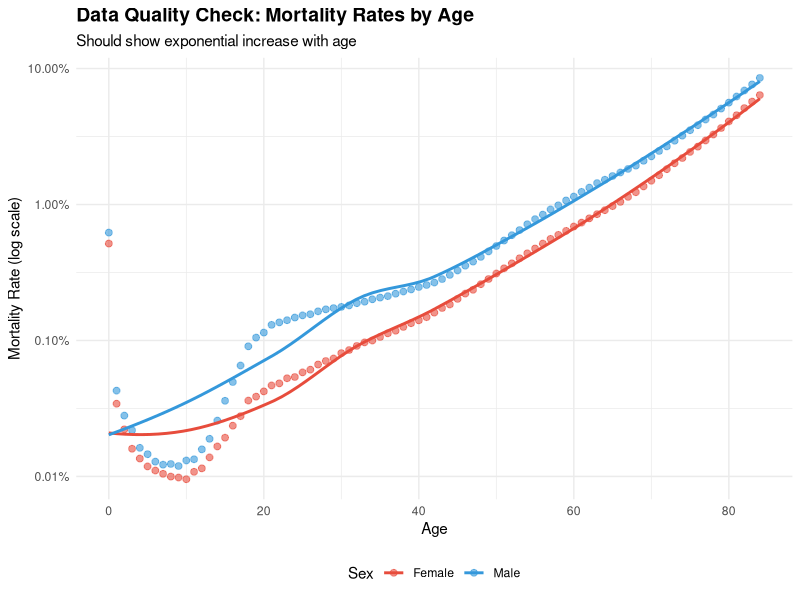
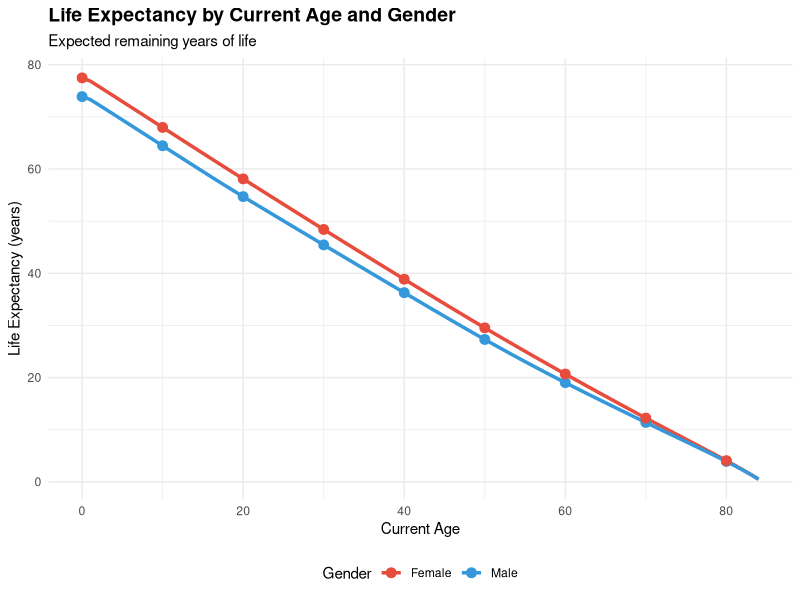
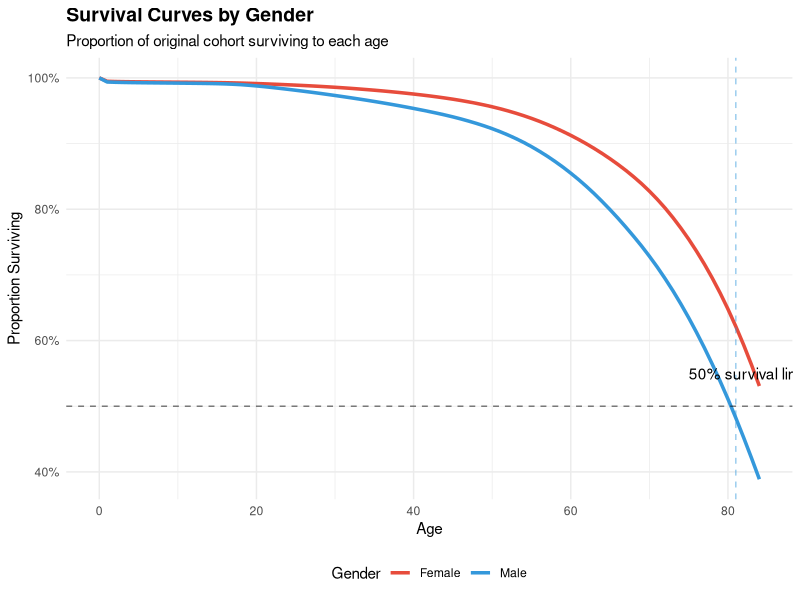
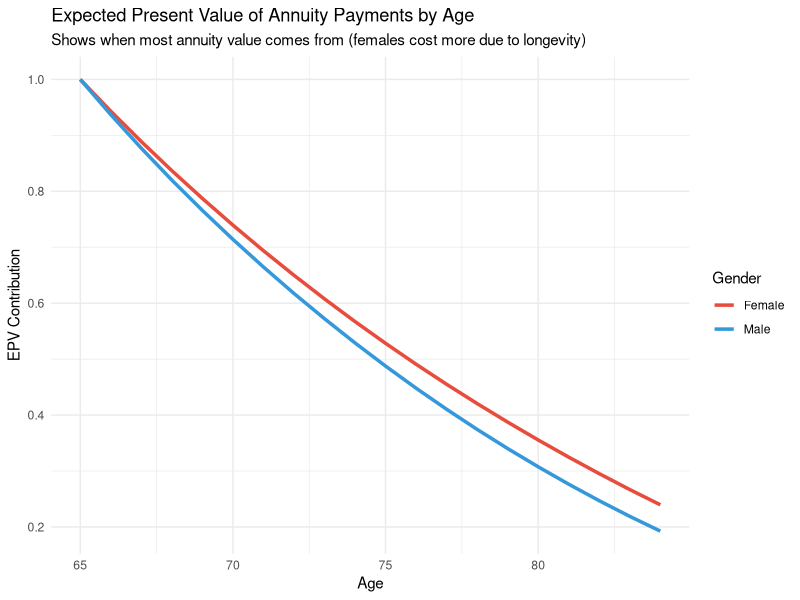
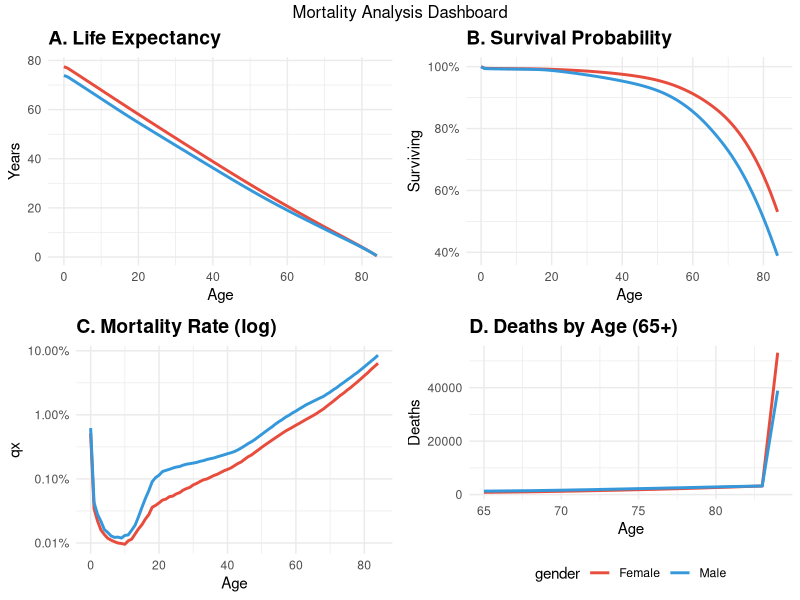
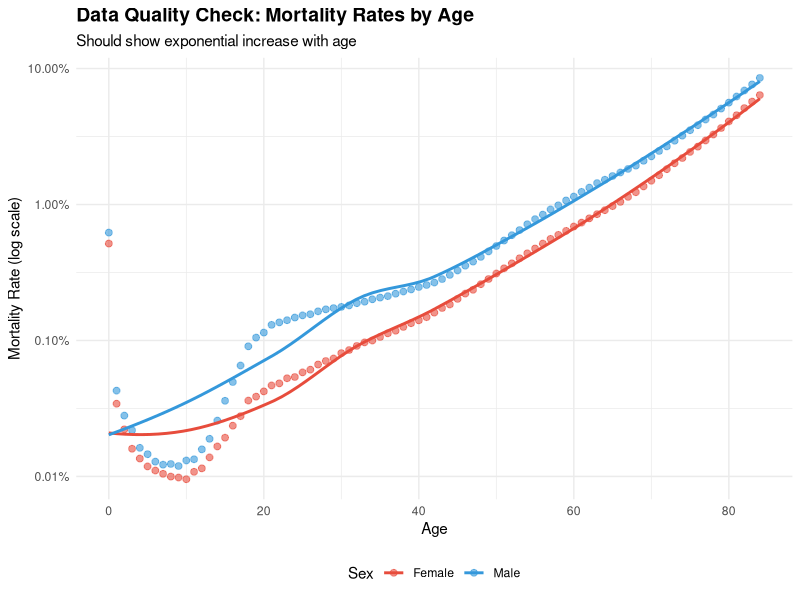
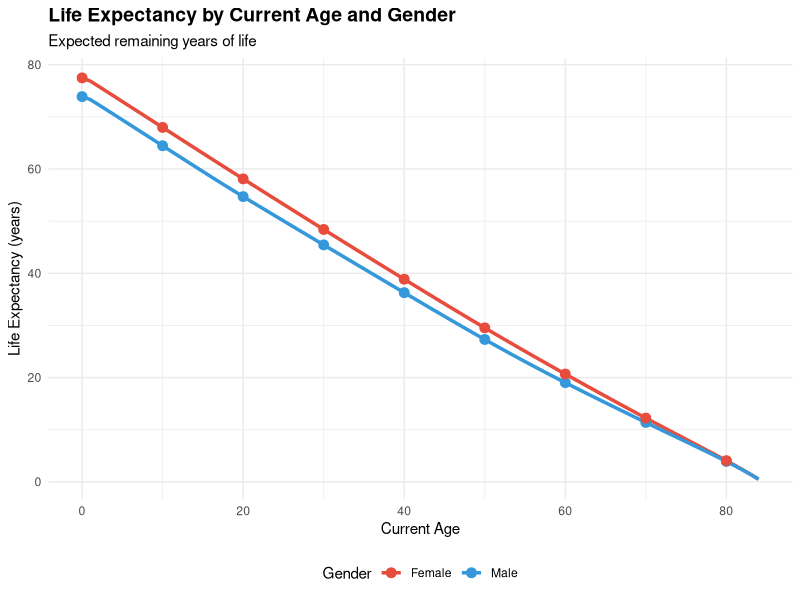
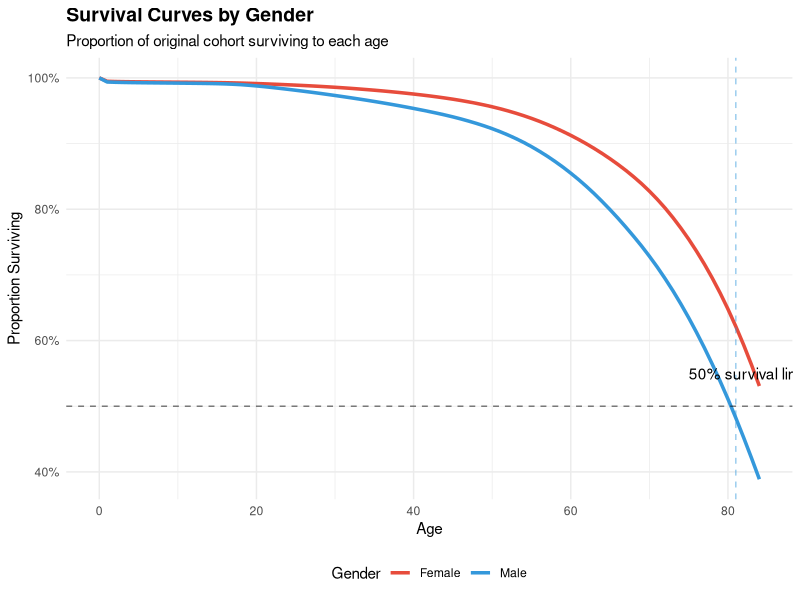

Generate these figures, in order, with R:
# MORTALITY ANALYSIS AND LIFE TABLE CONSTRUCTION
# Complete analysis from raw CDC data to actuarial calculations
# Author: Lavanya Khurana
# Date: December 2025

# ==============================================================================
# SECTION 1: SETUP AND LIBRARIES
# ==============================================================================
#loading libraries 
library(tidyverse)
library(ggplot2)
library(scales)
library(viridis)
library(gridExtra)
library(knitr)
library(kableExtra)

#Setting working directory
setwd("C:/Lavanya Code/projects/Mortality Analysis")

# Set plot theme
theme_set(theme_minimal() +
            theme(plot.title = element_text(size = 14, face = "bold"),
                  axis.title = element_text(size = 11),
                  legend.position = "bottom"))

# ==============================================================================
# SECTION 2: DATA LOADING AND CLEANING
# ==============================================================================

# Read the data (adjust filename as needed)
# If you saved it as CSV, use read.csv()
# If pasted in Excel and saved as txt, use read.delim()

#Loading mortality data
mortality_raw <- read.csv("cdc_mortality_data.csv", stringsAsFactors = FALSE)


# Clean column names
names(mortality_raw) <- c("Notes", "Year", "Year_Code", "Age_Label", 
                          "Age", "Sex", "Sex_Code", "Deaths", 
                          "Population", "Crude_Rate")

# Data cleaning and processing
mortality_clean <- mortality_raw %>%
  # Remove notes column
  select(-Notes, -Year_Code, -Sex_Code, -Age_Label) %>%
  # Convert to numeric (handle "< 1 year" notation)
  mutate(
    Age = case_when(
      grepl("<", Age) ~ 0,
      grepl("year", Age) ~ as.numeric(gsub("[^0-9]", "", Age)),
      TRUE ~ as.numeric(Age)
    ),
    Deaths = as.numeric(gsub(",", "", Deaths)),
    Population = as.numeric(gsub(",", "", Population)),
    Year = as.numeric(Year)
  ) %>%
  # Remove any rows with missing data
  filter(!is.na(Age) & !is.na(Deaths) & !is.na(Population)) %>%
  # Calculate mortality rate
  mutate(
    mortality_rate = Deaths / Population,
    mortality_rate = pmin(mortality_rate, 1.0)
  ) %>%
  # Filter to reasonable age range
  filter(Age >= 0 & Age <= 100)

# Average across years for more stable estimates
mortality_avg <- mortality_clean %>%
  group_by(Age, Sex) %>%
  summarize(
    Deaths = mean(Deaths, na.rm = TRUE),
    Population = mean(Population, na.rm = TRUE),
    mortality_rate = mean(mortality_rate, na.rm = TRUE),
    .groups = "drop"
  )

cat("Data loaded successfully!\n")
cat(paste("Total observations:", nrow(mortality_clean), "\n"))
cat(paste("Years covered:", paste(unique(mortality_clean$Year), collapse = ", "), "\n"))
cat(paste("Age range:", min(mortality_clean$Age), "to", max(mortality_clean$Age), "\n\n"))

# Quick visualization to verify data quality
p_check <- ggplot(mortality_avg, aes(x = Age, y = mortality_rate, color = Sex)) +
  geom_point(alpha = 0.6, size = 2) +
  geom_smooth(se = FALSE, linewidth = 1) +
  scale_y_log10(labels = percent_format()) +
  labs(title = "Data Quality Check: Mortality Rates by Age",
       subtitle = "Should show exponential increase with age",
       x = "Age", y = "Mortality Rate (log scale)") +
  scale_color_manual(values = c("Female" = "#e74c3c", "Male" = "#3498db"))

print(p_check)
ggsave("01_data_quality_check.png", width = 10, height = 6, dpi = 300)

# ==============================================================================
# SECTION 3: LIFE TABLE CONSTRUCTION
# ==============================================================================

build_life_table <- function(mortality_rates, initial_cohort = 100000) {
  n_ages <- length(mortality_rates)
  
  life_table <- data.frame(
    age = 0:(n_ages - 1),
    qx = mortality_rates,
    lx = numeric(n_ages),
    dx = numeric(n_ages),
    px = 1 - mortality_rates,
    Lx = numeric(n_ages),
    Tx = numeric(n_ages),
    ex = numeric(n_ages)
  )
  
  # lx: survivors at each age
  life_table$lx[1] <- initial_cohort
  for (i in 1:(n_ages - 1)) {
    life_table$dx[i] <- life_table$lx[i] * life_table$qx[i]
    life_table$lx[i + 1] <- life_table$lx[i] - life_table$dx[i]
  }
  life_table$dx[n_ages] <- life_table$lx[n_ages]
  
  # Lx: person-years lived
  for (i in 1:(n_ages - 1)) {
    life_table$Lx[i] <- (life_table$lx[i] + life_table$lx[i + 1]) / 2
  }
  life_table$Lx[n_ages] <- life_table$lx[n_ages] * 0.5
  
  # Tx: total person-years remaining
  life_table$Tx[n_ages] <- life_table$Lx[n_ages]
  for (i in (n_ages - 1):1) {
    life_table$Tx[i] <- life_table$Tx[i + 1] + life_table$Lx[i]
  }
  
  # ex: life expectancy
  life_table$ex <- life_table$Tx / life_table$lx
  
  return(life_table)
}

# Build separate life tables
life_table_male <- mortality_avg %>%
  filter(Sex == "Male") %>%
  arrange(Age) %>%
  pull(mortality_rate) %>%
  build_life_table()
life_table_male$gender <- "Male"

life_table_female <- mortality_avg %>%
  filter(Sex == "Female") %>%
  arrange(Age) %>%
  pull(mortality_rate) %>%
  build_life_table()
life_table_female$gender <- "Female"

life_table_combined <- bind_rows(life_table_male, life_table_female)

# Display key results
cat("\n=== LIFE TABLE SUMMARY ===\n")
summary_table <- life_table_combined %>%
  filter(age %in% c(0, 20, 40, 60, 65, 80)) %>%
  select(age, gender, qx, lx, ex) %>%
  pivot_wider(names_from = gender, values_from = c(qx, lx, ex))

print(kable(summary_table, digits = 2, format.args = list(big.mark = ",")))

# Save life tables
write.csv(life_table_male, "life_table_male.csv", row.names = FALSE)
write.csv(life_table_female, "life_table_female.csv", row.names = FALSE)
cat("\nLife tables saved to CSV files.\n")

# ==============================================================================
# SECTION 4: LIFE EXPECTANCY ANALYSIS
# ==============================================================================

# Visualization: Life expectancy by age
p1 <- ggplot(life_table_combined, aes(x = age, y = ex, color = gender)) +
  geom_line(linewidth = 1.2) +
  geom_point(data = life_table_combined %>% filter(age %% 10 == 0), size = 3) +
  labs(title = "Life Expectancy by Current Age and Gender",
       subtitle = "Expected remaining years of life",
       x = "Current Age", y = "Life Expectancy (years)", color = "Gender") +
  scale_color_manual(values = c("Male" = "#3498db", "Female" = "#e74c3c"))

print(p1)
ggsave("02_life_expectancy_by_age.png", width = 10, height = 6, dpi = 300)

# Key statistics
cat("\n=== KEY LIFE EXPECTANCY FINDINGS ===\n")
cat(sprintf("Life expectancy at birth (e0):\n"))
cat(sprintf("  Males:   %.1f years\n", life_table_male$ex[1]))
cat(sprintf("  Females: %.1f years\n", life_table_female$ex[1]))
cat(sprintf("  Gap:     %.1f years (%.1f%% difference)\n", 
            life_table_female$ex[1] - life_table_male$ex[1],
            ((life_table_female$ex[1] - life_table_male$ex[1]) / life_table_male$ex[1]) * 100))

cat(sprintf("\nLife expectancy at age 65 (retirement):\n"))
cat(sprintf("  Males:   %.1f more years (live to age %.1f)\n", 
            life_table_male$ex[66], 65 + life_table_male$ex[66]))
cat(sprintf("  Females: %.1f more years (live to age %.1f)\n", 
            life_table_female$ex[66], 65 + life_table_female$ex[66]))

# ==============================================================================
# SECTION 5: SURVIVAL CURVES
# ==============================================================================

# Calculate median lifespan
cat("\n=== DEBUGGING SURVIVAL RATES ===\n")
cat("Last few ages in male table:\n")
print(tail(life_table_male %>% mutate(survival_pct = lx/100000) %>% select(age, lx, survival_pct), 10))
cat("\nLast few ages in female table:\n")
print(tail(life_table_female %>% mutate(survival_pct = lx/100000) %>% select(age, lx, survival_pct), 10))

# Robust median calculation
calc_median <- function(life_table) {
  candidate <- life_table %>%
    filter(lx / 100000 <= 0.5) %>%
    slice(1) %>%
    pull(age)
  
  if(length(candidate) == 0) {
    # If no age reaches 50% mortality, find closest
    min_survival <- min(life_table$lx / 100000)
    cat(sprintf("  Warning: Survival never drops below 50%%. Minimum survival: %.1f%%\n", 
                min_survival * 100))
    return(NA)
  }
  return(candidate)
}

median_male <- calc_median(life_table_male)
median_female <- calc_median(life_table_female)

# Survival curve visualization (with conditional median lines)
p2 <- ggplot(life_table_combined, aes(x = age, y = lx / 100000, color = gender)) +
  geom_line(linewidth = 1.2) +
  geom_hline(yintercept = 0.5, linetype = "dashed", alpha = 0.5)

# Only add median lines if they exist
if(!is.na(median_male)) {
  p2 <- p2 + geom_vline(xintercept = median_male, color = "#3498db", 
                        linetype = "dashed", alpha = 0.5)
}
if(!is.na(median_female)) {
  p2 <- p2 + geom_vline(xintercept = median_female, color = "#e74c3c", 
                        linetype = "dashed", alpha = 0.5)
}

p2 <- p2 +
  labs(title = "Survival Curves by Gender",
       subtitle = "Proportion of original cohort surviving to each age",
       x = "Age", y = "Proportion Surviving", color = "Gender") +
  scale_y_continuous(labels = percent_format()) +
  scale_color_manual(values = c("Male" = "#3498db", "Female" = "#e74c3c")) +
  annotate("text", x = 75, y = 0.55, label = "50% survival line", hjust = 0)

print(p2)
ggsave("03_survival_curves.png", width = 10, height = 6, dpi = 300)

cat(sprintf("\n=== MEDIAN LIFESPAN ===\n"))
if(!is.na(median_male) && !is.na(median_female)) {
  cat(sprintf("Age by which 50%% of cohort has died:\n"))
  cat(sprintf("  Males:   %d years\n", median_male))
  cat(sprintf("  Females: %d years\n", median_female))
} else {
  cat("Note: Data may not extend to ages where 50% mortality is reached.\n")
  if(!is.na(median_male)) cat(sprintf("  Males:   %d years\n", median_male))
  if(!is.na(median_female)) cat("  Females: Data insufficient\n")
}

# Quartile analysis with robust handling
calc_percentile <- function(lt, pct) {
  result <- lt %>% filter(lx / 100000 <= pct/100) %>% slice(1) %>% pull(age)
  if(length(result) == 0) return(NA)
  return(result)
}

quartiles <- data.frame(
  Percentile = c("25th (75% alive)", "50th (Median)", "75th (25% alive)"),
  Male = c(calc_percentile(life_table_male, 75),
           median_male,
           calc_percentile(life_table_male, 25)),
  Female = c(calc_percentile(life_table_female, 75),
             median_female,
             calc_percentile(life_table_female, 25))
)
quartiles$Gap <- quartiles$Female - quartiles$Male
quartiles$Note <- c("", 
                    ifelse(is.na(median_female), "Female exceeds data range (>84)", ""),
                    "")

cat("\nQuartile Analysis:\n")
print(kable(quartiles, digits = 0))

# ==============================================================================
# SECTION 6: ACTUARIAL PRESENT VALUES
# ==============================================================================

interest_rate <- 0.05
v <- 1 / (1 + interest_rate)

# Whole life insurance calculation
calc_life_insurance_pv <- function(life_table, v = 1/1.05) {
  lt <- life_table %>%
    mutate(
      death_prob = (lx / lx[1]) * qx,
      pv_factor = v^(age + 0.5),
      epv_contribution = death_prob * pv_factor
    )
  list(table = lt, total_epv = sum(lt$epv_contribution))
}

life_ins_male <- calc_life_insurance_pv(life_table_male, v)
life_ins_female <- calc_life_insurance_pv(life_table_female, v)

cat("\n=== ACTUARIAL PRESENT VALUES ===\n")
cat(sprintf("Present value of $1 whole life insurance (issued at birth):\n"))
cat(sprintf("  Males:   $%.4f (Fair premium: $%.2f per $1,000 coverage)\n", 
            life_ins_male$total_epv, life_ins_male$total_epv * 1000))
cat(sprintf("  Females: $%.4f (Fair premium: $%.2f per $1,000 coverage)\n", 
            life_ins_female$total_epv, life_ins_female$total_epv * 1000))
cat(sprintf("  Ratio:   %.2f%% (females pay %.1f%% less)\n", 
            (life_ins_female$total_epv / life_ins_male$total_epv) * 100,
            ((life_ins_male$total_epv - life_ins_female$total_epv) / life_ins_male$total_epv) * 100))

# Life annuity calculation
calc_annuity_pv <- function(life_table, v = 1/1.05, start_age = 65) {
  lt <- life_table %>%
    filter(age >= start_age) %>%
    mutate(
      survival_prob = lx / lx[age == start_age],
      pv_factor = v^(age - start_age),
      epv_contribution = survival_prob * pv_factor
    )
  list(table = lt, total_epv = sum(lt$epv_contribution))
}

annuity_male <- calc_annuity_pv(life_table_male, v, 65)
annuity_female <- calc_annuity_pv(life_table_female, v, 65)

cat(sprintf("\nPresent value of $1/year life annuity (starting at age 65):\n"))
cat(sprintf("  Males:   $%.2f\n", annuity_male$total_epv))
cat(sprintf("  Females: $%.2f\n", annuity_female$total_epv))
cat(sprintf("  Ratio:   %.2f%% (females cost %.1f%% more)\n", 
            (annuity_female$total_epv / annuity_male$total_epv) * 100,
            ((annuity_female$total_epv - annuity_male$total_epv) / annuity_male$total_epv) * 100))

cat(sprintf("\nTo fund $1,000/month ($12,000/year) pension starting at 65:\n"))
cat(sprintf("  Males:   $%s\n", format(round(annuity_male$total_epv * 12000), big.mark = ",")))
cat(sprintf("  Females: $%s\n", format(round(annuity_female$total_epv * 12000), big.mark = ",")))

# Visualize annuity EPV
annuity_viz <- bind_rows(
  annuity_male$table %>% mutate(gender = "Male"),
  annuity_female$table %>% mutate(gender = "Female")
)

p3 <- ggplot(annuity_viz, aes(x = age, y = epv_contribution, color = gender)) +
  geom_line(linewidth = 1.2) +
  labs(title = "Expected Present Value of Annuity Payments by Age",
       subtitle = "Shows when most annuity value comes from (females cost more due to longevity)",
       x = "Age", y = "EPV Contribution", color = "Gender") +
  scale_color_manual(values = c("Male" = "#3498db", "Female" = "#e74c3c")) +
  theme_minimal()

print(p3)
ggsave("04_annuity_epv_by_age.png", width = 10, height = 6, dpi = 300)

# ==============================================================================
# SECTION 7: COMPREHENSIVE DASHBOARD
# ==============================================================================

# Create 4-panel visualization
p_dash1 <- ggplot(life_table_combined, aes(x = age, y = ex, color = gender)) +
  geom_line(linewidth = 1) +
  labs(title = "A. Life Expectancy", x = "Age", y = "Years") +
  scale_color_manual(values = c("Male" = "#3498db", "Female" = "#e74c3c")) +
  theme(legend.position = "none")

p_dash2 <- ggplot(life_table_combined, aes(x = age, y = lx/100000, color = gender)) +
  geom_line(linewidth = 1) +
  scale_y_continuous(labels = percent_format()) +
  labs(title = "B. Survival Probability", x = "Age", y = "Surviving") +
  scale_color_manual(values = c("Male" = "#3498db", "Female" = "#e74c3c")) +
  theme(legend.position = "none")

p_dash3 <- ggplot(life_table_combined, aes(x = age, y = qx, color = gender)) +
  geom_line(linewidth = 1) +
  scale_y_log10(labels = percent_format()) +
  labs(title = "C. Mortality Rate (log)", x = "Age", y = "qx") +
  scale_color_manual(values = c("Male" = "#3498db", "Female" = "#e74c3c")) +
  theme(legend.position = "none")

p_dash4 <- ggplot(life_table_combined %>% filter(age >= 65), 
                  aes(x = age, y = dx, color = gender)) +
  geom_line(linewidth = 1) +
  labs(title = "D. Deaths by Age (65+)", x = "Age", y = "Deaths") +
  scale_color_manual(values = c("Male" = "#3498db", "Female" = "#e74c3c")) +
  theme(legend.position = "bottom")

dashboard <- grid.arrange(p_dash1, p_dash2, p_dash3, p_dash4, ncol = 2,
                          top = "Mortality Analysis Dashboard")
ggsave("05_mortality_dashboard.png", dashboard, width = 12, height = 10, dpi = 300)

# ==============================================================================
# SECTION 8: SUMMARY STATISTICS TABLE
# ==============================================================================

summary_stats <- data.frame(
  Metric = c("Life expectancy at birth", "Life expectancy at 65",
             "Median lifespan", "% surviving to 85",
             "Whole life insurance PV ($1)", "Life annuity PV ($1/yr at 65)"),
  Male = c(life_table_male$ex[1], life_table_male$ex[66], 
           ifelse(is.na(median_male), NA, median_male),
           ifelse(86 <= nrow(life_table_male), (life_table_male$lx[86] / 100000) * 100, NA),
           life_ins_male$total_epv, annuity_male$total_epv),
  Female = c(life_table_female$ex[1], life_table_female$ex[66], 
             ifelse(is.na(median_female), NA, median_female),
             ifelse(86 <= nrow(life_table_female), (life_table_female$lx[86] / 100000) * 100, NA),
             life_ins_female$total_epv, annuity_female$total_epv)
) %>%
  mutate(
    Gap = Female - Male,
    Pct_Diff = ifelse(!is.na(Male) & Male != 0, (Gap / Male) * 100, NA)
  )

cat("\n=== COMPREHENSIVE GENDER COMPARISON ===\n")
print(kable(summary_stats, digits = 2, format.args = list(big.mark = ",")))

# Save summary
write.csv(summary_stats, "mortality_summary_statistics.csv", row.names = FALSE)


# ==============================================================================
# SECTION 9: INSURANCE PRICING EXAMPLES
# ==============================================================================

cat("\n\n=== PRACTICAL INSURANCE EXAMPLES ===\n")
cat("\n1. LIFE INSURANCE PRICING:\n")
cat(sprintf("$250,000 whole life policy issued at birth (with 30%% loading):\n"))
cat(sprintf("  Male fair premium:   $%s\n", 
            format(round(life_ins_male$total_epv * 250000), big.mark = ",")))
cat(sprintf("  Male loaded premium: $%s\n", 
            format(round(life_ins_male$total_epv * 250000 * 1.3), big.mark = ",")))
cat(sprintf("  Female fair premium:   $%s\n", 
            format(round(life_ins_female$total_epv * 250000), big.mark = ",")))
cat(sprintf("  Female loaded premium: $%s (saves $%s)\n", 
            format(round(life_ins_female$total_epv * 250000 * 1.3), big.mark = ","),
            format(round((life_ins_male$total_epv - life_ins_female$total_epv) * 250000 * 1.3), big.mark = ",")))

cat("\n3. PENSION ANNUITY PRICING:\n")
cat(sprintf("$60,000/year pension starting at age 65:\n"))
cat(sprintf("  Male lump sum needed:   $%s\n", 
            format(round(annuity_male$total_epv * 60000), big.mark = ",")))
cat(sprintf("  Female lump sum needed: $%s (%.1f%% more)\n", 
            format(round(annuity_female$total_epv * 60000), big.mark = ","),
            ((annuity_female$total_epv - annuity_male$total_epv) / annuity_male$total_epv) * 100))

cat("\n3. SOCIAL SECURITY IMPLICATIONS:\n")
cat(sprintf("Average retirement period from age 65:\n"))
cat(sprintf("  Males:   %.1f years\n", life_table_male$ex[66]))
cat(sprintf("  Females: %.1f years\n", life_table_female$ex[66]))
cat(sprintf("  Mixed:   %.1f years (50/50 split)\n", 
            (life_table_male$ex[66] + life_table_female$ex[66]) / 2))

# ==============================================================================
# FINAL SUMMARY
# ==============================================================================

cat("\n\n" , paste(rep("=", 70), collapse = ""))
cat("\n=== ANALYSIS COMPLETE ===\n")
cat(paste(rep("=", 70), collapse = ""), "\n\n")

cat("FILES CREATED:\n")
cat("  - life_table_male.csv\n")
cat("  - life_table_female.csv\n")
cat("  - mortality_summary_statistics.csv\n")
cat("  - 01_data_quality_check.png\n")
cat("  - 02_life_expectancy_by_age.png\n")
cat("  - 03_survival_curves.png\n")
cat("  - 04_annuity_epv_by_age.png\n")
cat("  - 05_mortality_dashboard.png\n\n")
